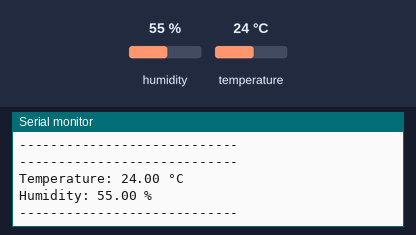
A sketch run on a simulated Arduino Uno, built with avr-gcc and run on an emulated ATmega328P. On the bench: the last lines printed to the serial monitor. The inputs (shaded band) are chosen by the test bench; at power-on: humidity 55 %, temperature 24 °C.

Above: at 2.8 s.
2.9 s: humidity set to 22 %
At 5.3 s:
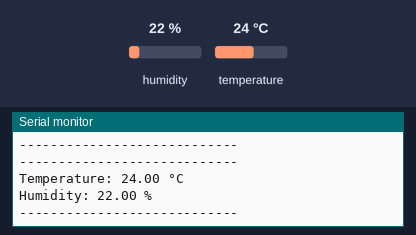
5.7 s: temperature set to 12 °C
At 6.7 s:
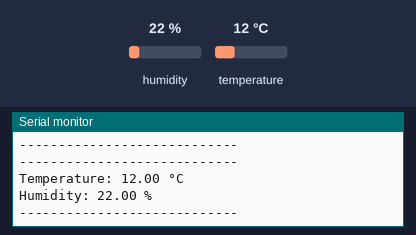
8.5 s: humidity set to 40 %
At 10.8 s:
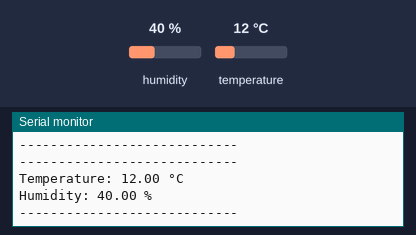
Timing chart, 0 to 12.3 s (numbered marks = the images above; inputs shaded):
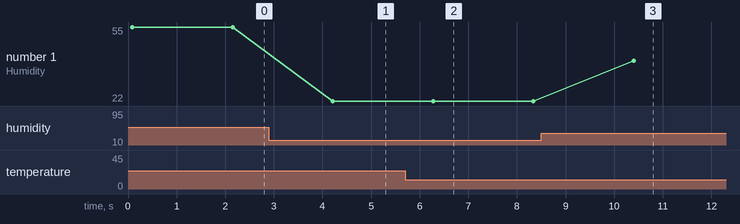

The sketch:

Smart_Environmental_Monitor.ino
```cpp
#include <DHT.h>

#define DHTPIN 2
#define DHTTYPE DHT11

DHT dht(DHTPIN, DHTTYPE);

void setup()
{
  Serial.begin(9600);
  Serial.println("Smart Environmental Monitor");
  dht.begin();
}

void loop()
{
  float humidity = dht.readHumidity();
  float temperature = dht.readTemperature();

  if (isnan(humidity) || isnan(temperature))
  {
    Serial.println("Failed to read from DHT sensor!");
    delay(2000);
    return;
  }

  Serial.println("----------------------------");
  Serial.print("Temperature: ");
  Serial.print(temperature);
  Serial.println(" °C");

  Serial.print("Humidity: ");
  Serial.print(humidity);
  Serial.println(" %");

  Serial.println("----------------------------");

  delay(2000);
}
```

Measured:
- after the input at 2.9 s, the serial monitor: prints a new line after 1.3 s (image 1)
- after the input at 5.7 s, the serial monitor: prints a new line after 0.55 s (image 2)
- after the input at 8.5 s, the serial monitor: prints a new line after 1.9 s (image 3)
- plotted number 1: 55 → 22 after the input at 2.9 s, 22 → 40 after the input at 8.5 s
